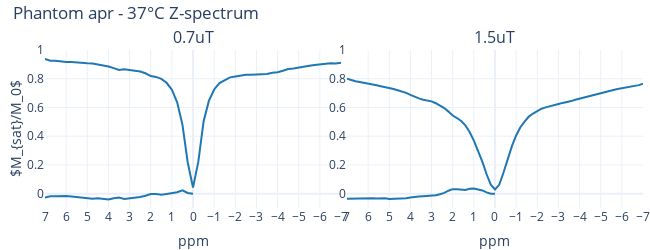
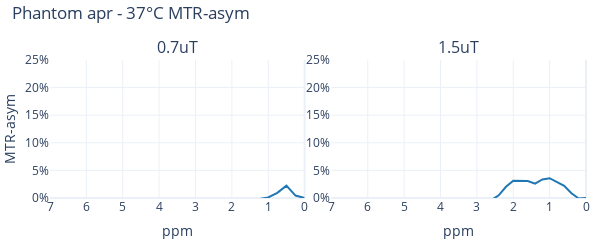

The notebook cell saved with these charts, in order:
### Code cell
import plotly.graph_objects as go
from plotly.subplots import make_subplots
from scipy.interpolate import splev, splrep

# given:
z_dict = roi_z(subject_dict)
save_name = subject_dict['save_name']
month = subject_dict['month']
temp = subject_dict['temp']
b1_names = subject_dict['z_b1s_names']
b1s = subject_dict['z_b1s']
b1s = [f'{x}uT' for x in b1s]

# mean_z_spectrum_not_cor, mean_z_spectrum = z_spectra_creator(general_fn, txt_file_name, subject_dict)
# 
# cest_prtcl_names = subject_dict['z_b1s_names']
# tag = subject_dict['tags']
# conc_l = subject_dict['concs']
# ph_l = subject_dict['phs']

colors = ['#1f77b4', '#ff7f0e', '#2ca02c']

fig = make_subplots(rows=1, cols=len(b1_names),
                    subplot_titles=b1s, vertical_spacing=0.07, horizontal_spacing=0.01)
fig_2 = make_subplots(rows=1, cols=len(b1_names),
                      subplot_titles=b1s, vertical_spacing=0.07, horizontal_spacing=0.05)

# Iterate over each channel
for b1_i, b1_name in enumerate(b1_names):
    # Iterate over each image
    ppm = z_dict[b1_name]['ppm']
    z_b1cor = z_dict[b1_name]['z_b1cor']
    z_nob1cor = z_dict[b1_name]['z_nob1cor']

    # MTR asym calculation
    cha_n = len(z_b1cor)
    mid_i = int(cha_n / 2 - 1)
    last_i = int(cha_n - 1)
    positives = z_b1cor[0:(mid_i + 2)]  # positives to 0 (including)
    negatives = z_b1cor[last_i:mid_i:-1]  # negatives to 0 (including)

    MTR_asym = negatives - positives
    ppm_asym = np.linspace(ppm[0], 0, num=(mid_i + 2))
    
    if b1_name == '1p5uT':
        MainFieldMHz = 298
        B1_uT = 1.5
        gyro_ratio_hz = 42.5764
        w1_Hz = round(B1_uT*gyro_ratio_hz)  # satpwr for scan (Hz)

        w_Hz = ppm * MainFieldMHz  # Scanned frequency offsets (ppm * MHz = Hz)

        Interp_w_Hz = np.arange(min(w_Hz), max(w_Hz)+1, 1)  # Spline interpolation of scanned offsets every 1 Hz
        tck = splrep(w_Hz[::-1], z_b1cor[::-1], s=0)  # Spline representation of the data (I needed to reverse)
        M_2p75 = splev(2.75*MainFieldMHz, tck)
        M_3p5 = splev(3.5*MainFieldMHz, tck)

        M_6 = z_b1cor[np.argmin(abs(ppm-6))]
        AACID = (M_3p5 * (M_6 - M_2p75)) / (M_2p75 * (M_6 - M_3p5))
        # ph = (AACID - 6.5) / (-0.64)
        ph = -4*AACID + 12.8
        
        print(f'AACID is: {AACID:.2f}, extracted ph: {ph:.2f}')

    col_idx = b1_i + 1
    fig.add_trace(go.Scatter(x=ppm, y=z_b1cor, line=dict(color=colors[0]), legendgroup=f'{1}_{col_idx}_1'), row=1, col=col_idx)
    # fig.add_trace(go.Scatter(x=ppm, y=z_vial_B_not_cor, line=dict(color='gray'), name=f'{cur_tag} {conc_l[vial_i]}, {ph_l[vial_i]}', legendgroup=f'{1}_{col_idx}_1'), row=1, col=col_idx)  # later delete!

    fig.add_trace(go.Scatter(x=ppm_asym, y=MTR_asym, line=dict(color=colors[0]), legendgroup=f'{1}_{col_idx}_2'), row=1,
                  col=col_idx)
    fig.update_xaxes(title_text='ppm', row=1, col=col_idx)

    fig_2.add_trace(go.Scatter(x=ppm_asym, y=MTR_asym, line=dict(color=colors[0]), legendgroup=f'{1}_{col_idx}_2'), row=1,
                    col=col_idx)
    fig_2.update_xaxes(title_text='ppm', row=1, col=col_idx)

fig.update_yaxes(title_text='$M_{sat}/M_0$', row=1, col=1, title_standoff=2)
fig_2.update_yaxes(title_text='MTR-asym', row=1, col=1)

# Update layout
fig.update_layout(template='plotly_white',  # Set the theme to plotly white
                  title_text=f'Phantom {month} - {temp}°C Z-spectrum',
                  height=250, width=250*len(b1_names)+150,
                  title=dict(x=0.02, y=0.97),
                  margin=dict(l=45, r=0, t=50, b=0)
                  )  # Adjust the title position

fig_2.update_layout(template='plotly_white',  # Set the theme to plotly white
                    title_text=f'Phantom {month} - {temp}°C MTR-asym',
                    height=200, width=220*len(b1_names)+150,
                    title=dict(x=0.02, y=0.97),
                    margin=dict(l=0, r=0, t=60, b=0)
                    )  # Adjust the title position

# Set axes for z-spectrum
fig.update_xaxes(autorange='reversed', tickmode='linear', tick0=0, dtick=1)
fig.update_yaxes(tickmode='linear', tick0=0, dtick=0.2, range=[-0.1, 1])

# # Set axes for MTR-asym
fig_2.update_xaxes(autorange='reversed', dtick=1)
# fig_2.update_xaxes(tickvals=list(range(5)), ticktext=list(map(str, range(4, -1, -1))))
fig_2.update_yaxes(tickmode='linear', tick0=0, dtick=0.05, range=[0, 0.25], tickformat='.0%')

# Show only specific legend groups
for trace in fig.data:
    trace.showlegend = (trace.legendgroup == '3')

# Show only specific legend groups
for trace in fig_2.data:
    trace.showlegend = (trace.legendgroup == '3')

fig.show()
fig_2.show()

pio.write_image(fig, f'images/{save_name}/subject_{phantom_choice}/z_spec/zspec.jpeg')
pio.write_image(fig_2, f'images/{save_name}/subject_{phantom_choice}/z_spec/mtr.jpeg')

### Figure 1 — Plotly figure (JSON) as saved in the notebook; plotly's stock layout.template omitted (floating-point values rounded to 4 significant figures)
{"data": [{"legendgroup": "1_1_1", "line": {"color": "#1f77b4"}, "x": [7.0, 6.75, 6.5, 6.25, 6.0, 5.75, 5.5, 5.25, 5.0, 4.75, 4.5, 4.25, 4.0, 3.75, 3.5, 3.25, 3.0, 2.75, 2.5, 2.25, 2.0, 1.75, 1.5, 1.25, 1.0, 0.75, 0.5, 0.25, 0.0, -0.25, -0.5, -0.75, -1.0, -1.25, -1.5, -1.75, -2.0, -2.25, -2.5, -2.75, -3.0, -3.25, -3.5, -3.75, -4.0, -4.25, -4.5, -4.75, -5.0, -5.25, -5.5, -5.75, -6.0, -6.25, -6.5, -6.75, -7.0], "y": [0.9382, 0.9259, 0.9252, 0.9198, 0.9161, 0.9158, 0.9147, 0.9138, 0.9078, 0.9061, 0.8998, 0.8932, 0.8856, 0.8737, 0.8604, 0.8659, 0.8609, 0.8528, 0.8508, 0.8379, 0.8184, 0.8127, 0.7991, 0.7716, 0.724, 0.6359, 0.4808, 0.2167, 0.04252, 0.2211, 0.5031, 0.6453, 0.7251, 0.7697, 0.792, 0.8097, 0.8158, 0.8232, 0.8274, 0.8269, 0.8278, 0.8294, 0.8335, 0.8411, 0.8451, 0.8554, 0.8674, 0.8713, 0.8791, 0.8858, 0.8903, 0.8956, 0.9001, 0.9033, 0.907, 0.9069, 0.911], "type": "scatter", "xaxis": "x", "yaxis": "y", "showlegend": false}, {"legendgroup": "1_1_2", "line": {"color": "#1f77b4"}, "x": [7.0, 6.75, 6.5, 6.25, 6.0, 5.75, 5.5, 5.25, 5.0, 4.75, 4.5, 4.25, 4.0, 3.75, 3.5, 3.25, 3.0, 2.75, 2.5, 2.25, 2.0, 1.75, 1.5, 1.25, 1.0, 0.75, 0.5, 0.25, 0.0], "y": [-0.02719, -0.01905, -0.01819, -0.01649, -0.01595, -0.02022, -0.02439, -0.02797, -0.02873, -0.03479, -0.03237, -0.03787, -0.04051, -0.03252, -0.02681, -0.03657, -0.03313, -0.02587, -0.02335, -0.01467, -0.002657, -0.003049, -0.007087, -0.001917, 0.001146, 0.00935, 0.02231, 0.004362, 0.0], "type": "scatter", "xaxis": "x", "yaxis": "y", "showlegend": false}, {"legendgroup": "1_2_1", "line": {"color": "#1f77b4"}, "x": [7.0, 6.8, 6.6, 6.4, 6.2, 6.0, 5.8, 5.6, 5.4, 5.2, 5.0, 4.8, 4.6, 4.4, 4.2, 4.0, 3.8, 3.6, 3.4, 3.2, 3.0, 2.8, 2.6, 2.4, 2.2, 2.0, 1.8, 1.6, 1.4, 1.2, 1.0, 0.8, 0.6, 0.4, 0.2, -6.217e-15, -0.2, -0.4, -0.6, -0.8, -1.0, -1.2, -1.4, -1.6, -1.8, -2.0, -2.2, -2.4, -2.6, -2.8, -3.0, -3.2, -3.4, -3.6, -3.8, -4.0, -4.2, -4.4, -4.6, -4.8, -5.0, -5.2, -5.4, -5.6, -5.8, -6.0, -6.2, -6.4, -6.6, -6.8, -7.0], "y": [0.8002, 0.7894, 0.7826, 0.7776, 0.773, 0.7668, 0.7605, 0.7548, 0.7473, 0.7422, 0.7359, 0.7281, 0.7201, 0.712, 0.7015, 0.6877, 0.6745, 0.6635, 0.6538, 0.6479, 0.6423, 0.6296, 0.6137, 0.596, 0.571, 0.5436, 0.5265, 0.5056, 0.4749, 0.4292, 0.3691, 0.3014, 0.2226, 0.1366, 0.06214, 0.02894, 0.06131, 0.1452, 0.2447, 0.3303, 0.4049, 0.4627, 0.5008, 0.5365, 0.5575, 0.5747, 0.5913, 0.6008, 0.6101, 0.618, 0.6242, 0.6317, 0.6361, 0.6443, 0.6535, 0.6613, 0.6688, 0.6752, 0.6855, 0.6926, 0.6994, 0.7103, 0.7155, 0.7209, 0.7282, 0.7335, 0.7379, 0.7441, 0.7489, 0.7553, 0.7647], "type": "scatter", "xaxis": "x2", "yaxis": "y2", "showlegend": false}, {"legendgroup": "1_2_2", "line": {"color": "#1f77b4"}, "x": [7.0, 6.8, 6.6, 6.4, 6.2, 6.0, 5.8, 5.6, 5.4, 5.2, 5.0, 4.8, 4.6, 4.4, 4.2, 4.0, 3.8, 3.6, 3.4, 3.2, 3.0, 2.8, 2.6, 2.4, 2.2, 2.0, 1.8, 1.6, 1.4, 1.2, 1.0, 0.8, 0.6, 0.4, 0.2, 0.0], "y": [-0.03556, -0.03415, -0.03372, -0.03343, -0.0351, -0.03335, -0.03229, -0.03389, -0.03178, -0.0319, -0.03647, -0.03551, -0.03466, -0.03679, -0.03262, -0.02636, -0.02098, -0.01924, -0.01765, -0.01615, -0.01816, -0.01151, -0.003642, 0.004828, 0.02025, 0.03107, 0.031, 0.03085, 0.02588, 0.03351, 0.03582, 0.02886, 0.02214, 0.0086, -0.0008312, 0.0], "type": "scatter", "xaxis": "x2", "yaxis": "y2", "showlegend": false}], "layout": {"xaxis": {"anchor": "y", "domain": [0.0, 0.495], "title": {"text": "ppm"}, "autorange": "reversed", "tickmode": "linear", "tick0": 0, "dtick": 1}, "yaxis": {"anchor": "x", "domain": [0.0, 1.0], "title": {"text": "$M_{sat}/M_0$", "standoff": 2}, "tickmode": "linear", "tick0": 0, "dtick": 0.2, "range": [-0.1, 1]}, "xaxis2": {"anchor": "y2", "domain": [0.505, 1.0], "title": {"text": "ppm"}, "autorange": "reversed", "tickmode": "linear", "tick0": 0, "dtick": 1}, "yaxis2": {"anchor": "x2", "domain": [0.0, 1.0], "tickmode": "linear", "tick0": 0, "dtick": 0.2, "range": [-0.1, 1]}, "annotations": [{"font": {"size": 16}, "showarrow": false, "text": "0.7uT", "x": 0.2475, "xanchor": "center", "xref": "paper", "y": 1.0, "yanchor": "bottom", "yref": "paper"}, {"font": {"size": 16}, "showarrow": false, "text": "1.5uT", "x": 0.7525, "xanchor": "center", "xref": "paper", "y": 1.0, "yanchor": "bottom", "yref": "paper"}], "title": {"text": "Phantom apr - 37°C Z-spectrum", "x": 0.02, "y": 0.97}, "margin": {"l": 45, "r": 0, "t": 50, "b": 0}, "height": 250, "width": 650}}

### Figure 2 — Plotly figure (JSON) as saved in the notebook; plotly's stock layout.template omitted (floating-point values rounded to 4 significant figures)
{"data": [{"legendgroup": "1_1_2", "line": {"color": "#1f77b4"}, "x": [7.0, 6.75, 6.5, 6.25, 6.0, 5.75, 5.5, 5.25, 5.0, 4.75, 4.5, 4.25, 4.0, 3.75, 3.5, 3.25, 3.0, 2.75, 2.5, 2.25, 2.0, 1.75, 1.5, 1.25, 1.0, 0.75, 0.5, 0.25, 0.0], "y": [-0.02719, -0.01905, -0.01819, -0.01649, -0.01595, -0.02022, -0.02439, -0.02797, -0.02873, -0.03479, -0.03237, -0.03787, -0.04051, -0.03252, -0.02681, -0.03657, -0.03313, -0.02587, -0.02335, -0.01467, -0.002657, -0.003049, -0.007087, -0.001917, 0.001146, 0.00935, 0.02231, 0.004362, 0.0], "type": "scatter", "xaxis": "x", "yaxis": "y", "showlegend": false}, {"legendgroup": "1_2_2", "line": {"color": "#1f77b4"}, "x": [7.0, 6.8, 6.6, 6.4, 6.2, 6.0, 5.8, 5.6, 5.4, 5.2, 5.0, 4.8, 4.6, 4.4, 4.2, 4.0, 3.8, 3.6, 3.4, 3.2, 3.0, 2.8, 2.6, 2.4, 2.2, 2.0, 1.8, 1.6, 1.4, 1.2, 1.0, 0.8, 0.6, 0.4, 0.2, 0.0], "y": [-0.03556, -0.03415, -0.03372, -0.03343, -0.0351, -0.03335, -0.03229, -0.03389, -0.03178, -0.0319, -0.03647, -0.03551, -0.03466, -0.03679, -0.03262, -0.02636, -0.02098, -0.01924, -0.01765, -0.01615, -0.01816, -0.01151, -0.003642, 0.004828, 0.02025, 0.03107, 0.031, 0.03085, 0.02588, 0.03351, 0.03582, 0.02886, 0.02214, 0.0086, -0.0008312, 0.0], "type": "scatter", "xaxis": "x2", "yaxis": "y2", "showlegend": false}], "layout": {"xaxis": {"anchor": "y", "domain": [0.0, 0.475], "title": {"text": "ppm"}, "autorange": "reversed", "dtick": 1}, "yaxis": {"anchor": "x", "domain": [0.0, 1.0], "title": {"text": "MTR-asym"}, "tickmode": "linear", "tick0": 0, "dtick": 0.05, "range": [0, 0.25], "tickformat": ".0%"}, "xaxis2": {"anchor": "y2", "domain": [0.525, 1.0], "title": {"text": "ppm"}, "autorange": "reversed", "dtick": 1}, "yaxis2": {"anchor": "x2", "domain": [0.0, 1.0], "tickmode": "linear", "tick0": 0, "dtick": 0.05, "range": [0, 0.25], "tickformat": ".0%"}, "annotations": [{"font": {"size": 16}, "showarrow": false, "text": "0.7uT", "x": 0.2375, "xanchor": "center", "xref": "paper", "y": 1.0, "yanchor": "bottom", "yref": "paper"}, {"font": {"size": 16}, "showarrow": false, "text": "1.5uT", "x": 0.7625, "xanchor": "center", "xref": "paper", "y": 1.0, "yanchor": "bottom", "yref": "paper"}], "title": {"text": "Phantom apr - 37°C MTR-asym", "x": 0.02, "y": 0.97}, "margin": {"l": 0, "r": 0, "t": 60, "b": 0}, "height": 200, "width": 590}}
